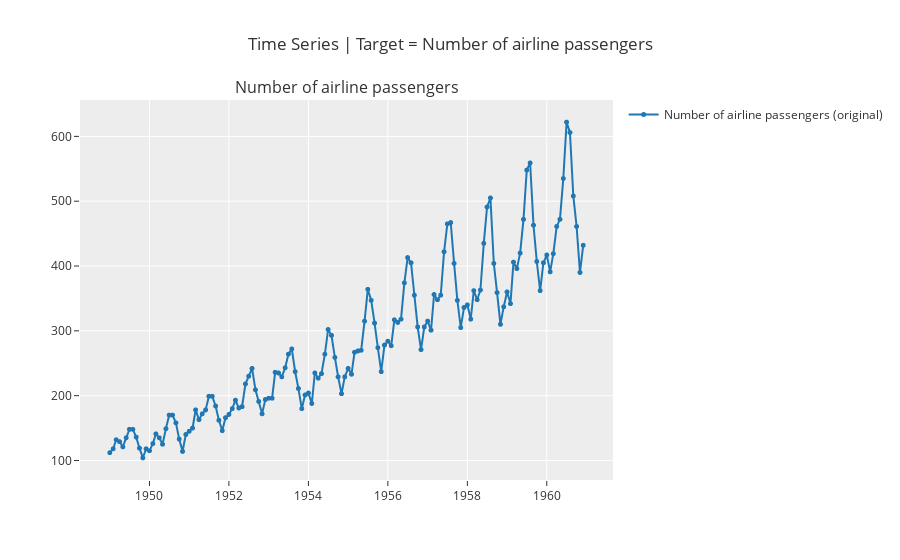

The code cell stored with this chart in its notebook:
### Code cell
plot_model(ets, plot = 'ts')

### Figure 1 — Plotly figure (JSON) as saved in the notebook; plotly's stock layout.template omitted (floating-point values rounded to 4 significant figures; data arrays with more than 128 entries replaced by an {"elided": "..."} marker saying what was removed)
{"data": [{"line": {"color": "rgb(31, 119, 180)", "width": 2}, "marker": {"color": "rgb(31, 119, 180)", "size": 5}, "mode": "lines+markers", "name": "Number of airline passengers (original)", "type": "scattergl", "x": {"elided": "144 str values"}, "xaxis": "x", "y": {"elided": "144 int values"}, "yaxis": "y"}], "layout": {"annotations": [{"font": {"size": 16}, "showarrow": false, "text": "Number of airline passengers", "x": 0.5, "xanchor": "center", "xref": "paper", "y": 1, "yanchor": "bottom", "yref": "paper"}], "showlegend": true, "title": {"text": "Time Series | Target = Number of airline passengers"}, "xaxis": {"anchor": "y", "domain": [0, 1]}, "yaxis": {"anchor": "x", "domain": [0, 1]}}}
